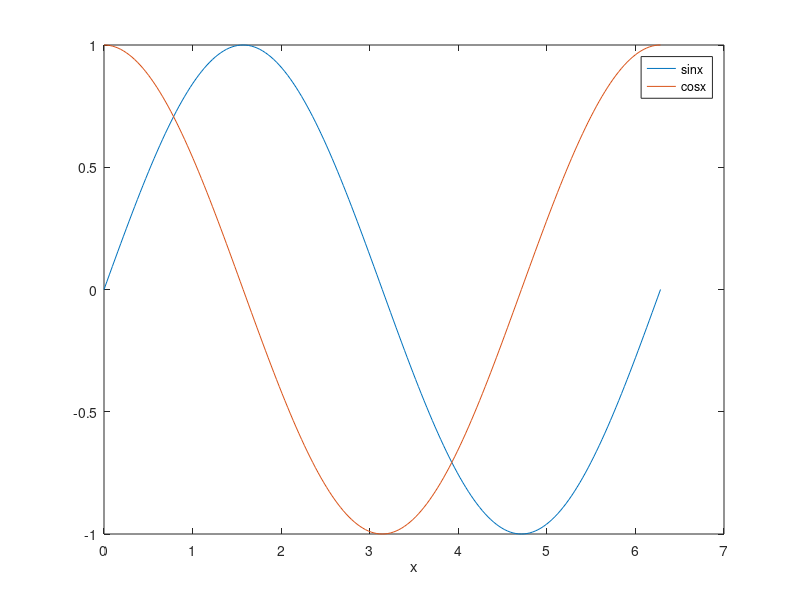

This figure's MATLAB source:
x=0:pi/100:2*pi;
y1=sin(x);
%plot(x,y1)
%hold on  %otherwise this plot will be overwritten
y2=cos(x);
%plot(x,y2,'g--')
plot(x,y1,x,y2)
legend('sinx','cosx');
xlabel('x')